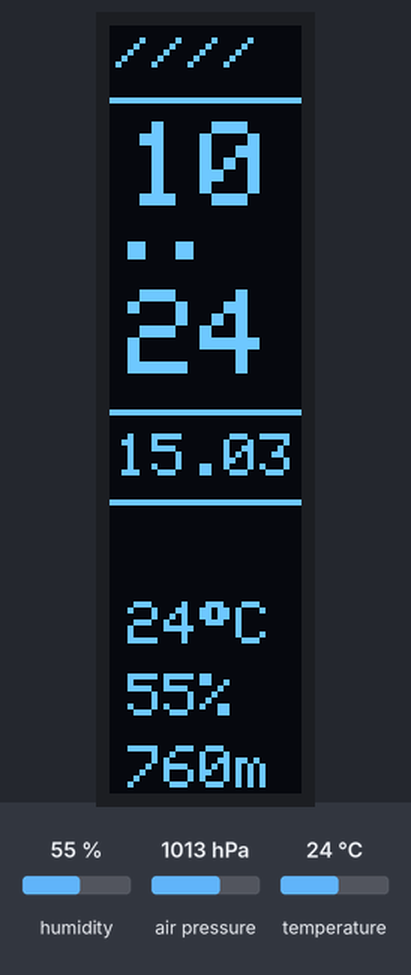
Bench run of a sketch on a simulated ESP32-C3. Shown: 32×128 one-colour display. Inputs (shaded band) come from the test bench; at power-on: humidity 55 %, air pressure 1013 hPa, temperature 24 °C. WiFi joins after 1.5 s; servers stay silent unless stated; the local clock reads 2024-03-15 10:24:30 at power-on unless the sketch sets it; what the sketch prints to the serial monitor is not drawn.

Above: at 4.54 s.
5.5 s: humidity set to 22 %
At 6.55 s:
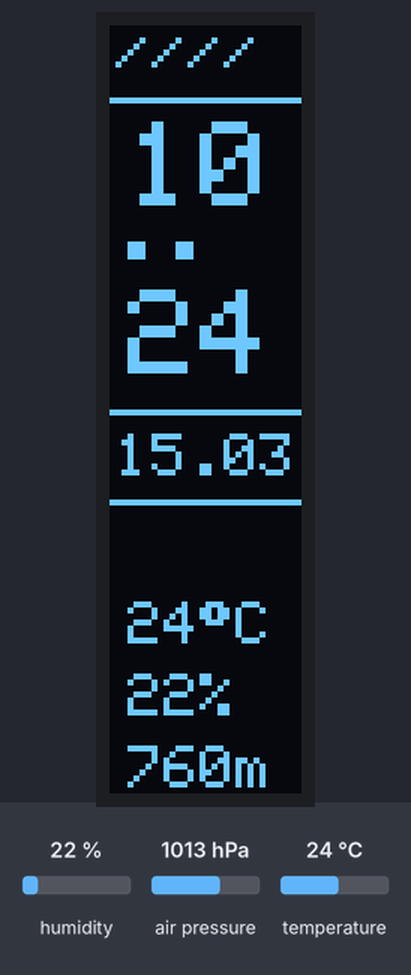
8.1 s: air pressure set to 952 hPa
At 9.05 s:
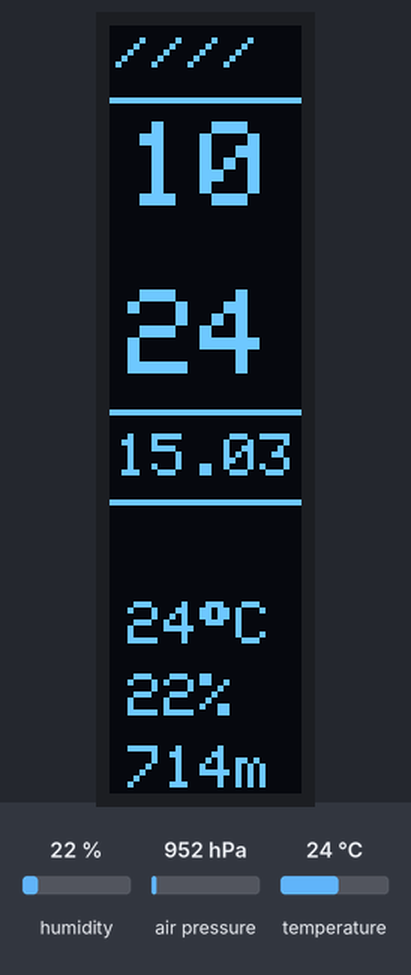
10.7 s: temperature set to 12 °C
At 12.55 s:
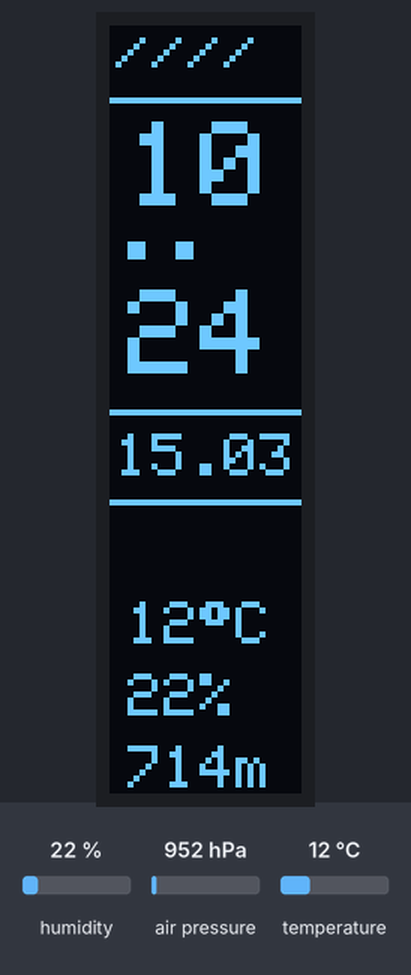
13.8 s: humidity set to 40 %
At 14.7 s:
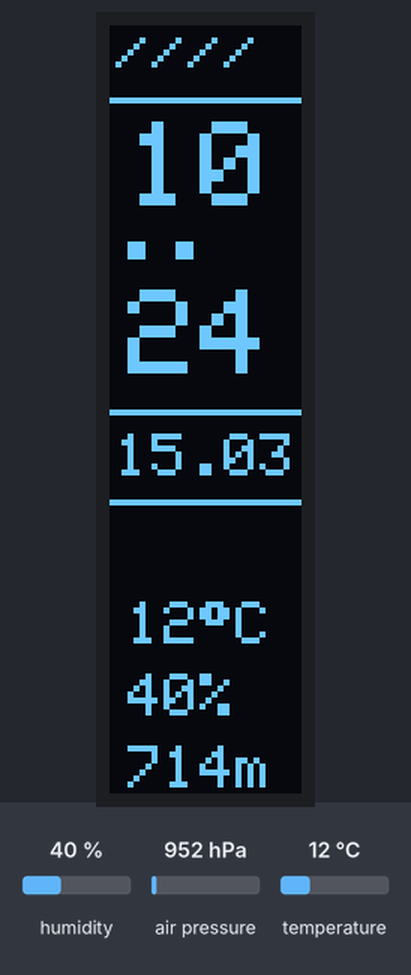
Timing chart, 0 to 16.8 s (numbered marks = the images above; inputs shaded):
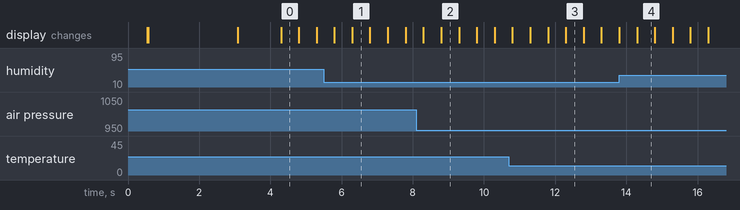

Measured:
- after the input at 5.5 s, the display: first differs from a run without the input after 0.80 s (image 1)
- after the input at 8.1 s, the display: first changes after 0.20 s (image 2 shows a later state)
- after the input at 10.7 s, the display: first differs from a run without the input after 1.6 s (image 3)
- after the input at 13.8 s, the display: first differs from a run without the input after 0.50 s (image 4)
- what the display in image 0 shows lasts 0.5 s, from 4.3 s to 4.8 s

The sketch:

StellarClock_v5.ino
```cpp
// ============================================================
//   Stellar Clock v5 — ESP32-C3 SuperMini
//
//   WiFi: configTime + getLocalTime (как в Smart Cyber Clock)
//   Дисплей: SSD1306 128x32, портрет (поворот 1 = 32x128)
//   Датчик: BME280 (t + p + h) или BMP280 (t + p)
//   LED: пин 0, двойная вспышка каждые 4 сек (маяк)
//
//   Layout (32×128):
//   ┌────────┐
//   │ ////   │  ← шапка
//   │────────│
//   │  08    │  ← часы
//   │  ··    │  ← мигающие точки
//   │  24    │  ← минуты
//   │────────│
//   │ 21.03  │  ← дата
//   │────────│
//   │ 22°C   │  ← температура
//   │ 61%    │  ← влажность
//   │ 753m   │  ← давление мм рт.ст.
//   └────────┘
// ============================================================

#include <Arduino.h>
#include <WiFi.h>
#include <Wire.h>
#include <Adafruit_GFX.h>
#include <Adafruit_SSD1306.h>
#include <Adafruit_BME280.h>
#include "time.h"

// ============================================================
// ===== НАСТРОЙКИ ============================================
// ============================================================

const char* WIFI_SSID     = "Your_WiFi";
const char* WIFI_PASSWORD = "Your_Password";

const char* NTP_SERVER    = "pool.ntp.org";
const long  GMT_OFFSET    = 3L * 3600L;   // UTC+3 Москва
const int   DAYLIGHT      = 0;

// ============================================================
// ===== ПИНЫ =================================================
// ============================================================

#define I2C_SDA  8
#define I2C_SCL  9
#define LED_PIN  0

// ============================================================
// ===== ОБЪЕКТЫ ==============================================
// ============================================================

Adafruit_SSD1306 display(128, 32, &Wire, -1);
Adafruit_BME280  bme;

bool sensorOK  = false;
bool hasBME280 = false;

// ============================================================
// ===== СОСТОЯНИЕ ============================================
// ============================================================

bool  timeSynced   = false;
float cachedTempC  = NAN;
float cachedHum    = NAN;
float cachedMmHg   = NAN;

unsigned long lastSensorMs = 0;
unsigned long lastDraw     = 0;

// ============================================================
// ===== WiFi + NTP ===========================================
// ============================================================

void connectAndSync() {
  Serial.print("[WiFi] Connecting");

  display.clearDisplay();
  display.setCursor(2, 45);
  display.print("wifi..");
  display.display();

  WiFi.disconnect(true, true); // true, true = сброс сохранённых настроек
  delay(1000);
  WiFi.begin(WIFI_SSID, WIFI_PASSWORD);

  uint8_t retry = 0;
  while (WiFi.status() != WL_CONNECTED && retry < 20) {
    delay(300);
    Serial.print(".");
    retry++;
  }

  if (WiFi.status() != WL_CONNECTED) {
    Serial.printf(" FAIL status=%d\n", WiFi.status());
    return;
  }

  Serial.printf(" OK IP=%s\n", WiFi.localIP().toString().c_str());

  configTime(GMT_OFFSET, DAYLIGHT, NTP_SERVER);

  display.clearDisplay();
  display.setCursor(2, 45);
  display.print("ntp...");
  display.display();

  struct tm timeinfo;
  for (int i = 0; i < 20; i++) {
    if (getLocalTime(&timeinfo)) {
      timeSynced = true;
      Serial.printf("[NTP] OK %02d:%02d:%02d\n",
        timeinfo.tm_hour, timeinfo.tm_min, timeinfo.tm_sec);
      break;
    }
    delay(500);
  }

  if (!timeSynced) Serial.println("[NTP] FAIL");
}

// ============================================================
// ===== Датчик ===============================================
// ============================================================

void readSensor() {
  if (!sensorOK) return;
  if (millis() - lastSensorMs < 2000) return;
  lastSensorMs = millis();

  float t = bme.readTemperature();
  float p = bme.readPressure() / 100.0F;

  if (!isnan(t) && t > -40.0F && t < 85.0F)
    cachedTempC = t;

  if (!isnan(p) && p > 800.0F && p < 1200.0F)
    cachedMmHg = p * 0.75006F;

  if (hasBME280) {
    float h = bme.readHumidity();
    if (!isnan(h) && h >= 0.0F && h <= 100.0F)
      cachedHum = h;
  }
}

// ============================================================
// ===== LED маяк — ОТКЛЮЧЁН (пин 0 занят) ===================
// ============================================================

void updateBeacon() {
  // пин 0 отключён — светодиод не используется
}

// ============================================================
// ===== Дисплей ==============================================
// ============================================================

void drawDisplay() {
  struct tm ti;
  bool hasTime = timeSynced && getLocalTime(&ti);

  bool showColon = (millis() / 500) % 2 == 0;

  display.clearDisplay();
  display.setTextColor(SSD1306_WHITE);

  // ── Шапка ──
  display.setTextSize(1);
  display.setCursor(1, 1);
  display.print("////");

  // ── Линия ── y=12
  display.drawLine(0, 12, 32, 12, SSD1306_WHITE);

  // ── ЧАСЫ ──
  display.setTextSize(2);
  display.setCursor(3, 16);
  if (hasTime) {
    char buf[3];
    sprintf(buf, "%02d", ti.tm_hour);
    display.print(buf);
  } else {
    display.print("--");
  }

  // ── Мигающие точки ──
  if (showColon) {
    display.fillRect(3,  36, 3, 3, SSD1306_WHITE);
    display.fillRect(11, 36, 3, 3, SSD1306_WHITE);
  }

  // ── МИНУТЫ ──
  display.setCursor(3, 44);
  if (hasTime) {
    char buf[3];
    sprintf(buf, "%02d", ti.tm_min);
    display.print(buf);
  } else {
    display.print("--");
  }

  // ── Линия ── y=64
  display.drawLine(0, 64, 32, 64, SSD1306_WHITE);

  // ── ДАТА ──
  display.setTextSize(1);
  display.setCursor(1, 68);
  if (hasTime) {
    char buf[6];
    sprintf(buf, "%02d.%02d", ti.tm_mday, ti.tm_mon + 1);
    display.print(buf);
  } else {
    display.print("--.-");
  }

  // ── Линия ── y=79
  display.drawLine(0, 79, 32, 79, SSD1306_WHITE);

  // ── Температура ──
  display.setCursor(3, 96);
  if (!isnan(cachedTempC)) {
    display.print((int)round(cachedTempC));
    display.print((char)247);
    display.print("C");
  } else {
    display.print("--C");
  }

  // ── Влажность ──
  if (hasBME280) {
    display.setCursor(3, 108);
    if (!isnan(cachedHum)) {
      display.print((int)round(cachedHum));
      display.print("%");
    } else {
      display.print("--%");
    }
  }

  // ── Давление ──
  display.setCursor(3, 120);
  if (!isnan(cachedMmHg)) {
    display.print((int)round(cachedMmHg));
    display.print("m");
  } else {
    display.print("---");
  }

  display.display();
}

// ============================================================
// ===== SETUP ================================================
// ============================================================

void setup() {
  Serial.begin(115200);
  delay(500);
  Serial.println("\n=== Stellar Clock v5 ===");

  // ── LED отключён (пин 0) ──

  Wire.begin(I2C_SDA, I2C_SCL);

  // ── OLED ──
  if (!display.begin(SSD1306_SWITCHCAPVCC, 0x3C)) {
    Serial.println("OLED не найден!");
    while (true) delay(1000);
  }
  display.setRotation(1);
  display.clearDisplay();
  display.setTextSize(1);
  display.setTextColor(SSD1306_WHITE);
  display.setCursor(2, 55);
  display.print("boot..");
  display.display();

  // ── BME280 ──
  if      (bme.begin(0x76, &Wire)) { sensorOK = true; Serial.println("[BME] 0x76"); }
  else if (bme.begin(0x77, &Wire)) { sensorOK = true; Serial.println("[BME] 0x77"); }
  else                              { Serial.println("[BME] не найден"); }

  if (sensorOK) {
    uint8_t id = bme.sensorID();
    hasBME280  = (id == 0x60);
    Serial.printf("[BME] ID=0x%02X → %s\n", id,
      hasBME280 ? "BME280 (t+p+h)" : "BMP280 (t+p)");
    readSensor();
  }

  // ── WiFi + NTP ──
  display.clearDisplay();
  display.setCursor(2, 55);
  display.print("wifi..");
  display.display();

  connectAndSync();

  // ── Тест LED ──
  for (int i = 0; i < 3; i++) {
    digitalWrite(LED_PIN, HIGH); delay(200);
    digitalWrite(LED_PIN, LOW);  delay(200);
  }

  Serial.println("[BOOT] OK");
}

// ============================================================
// ===== LOOP =================================================
// ============================================================

void loop() {
  unsigned long now = millis();

  readSensor();
  updateBeacon();

  if (now - lastDraw >= 500) {
    lastDraw = now;
    drawDisplay();
  }
}
```
